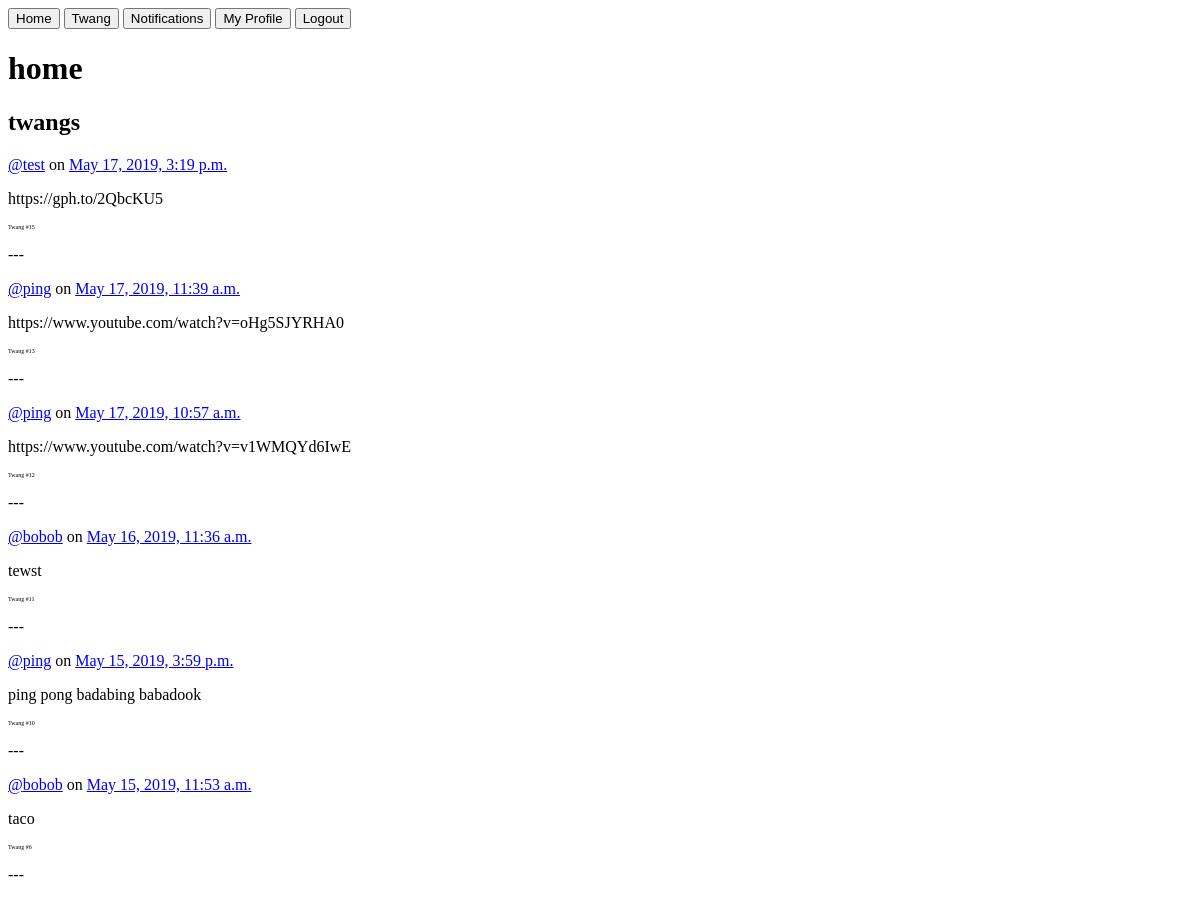
The page / (signed in) on the database as committed earlier.
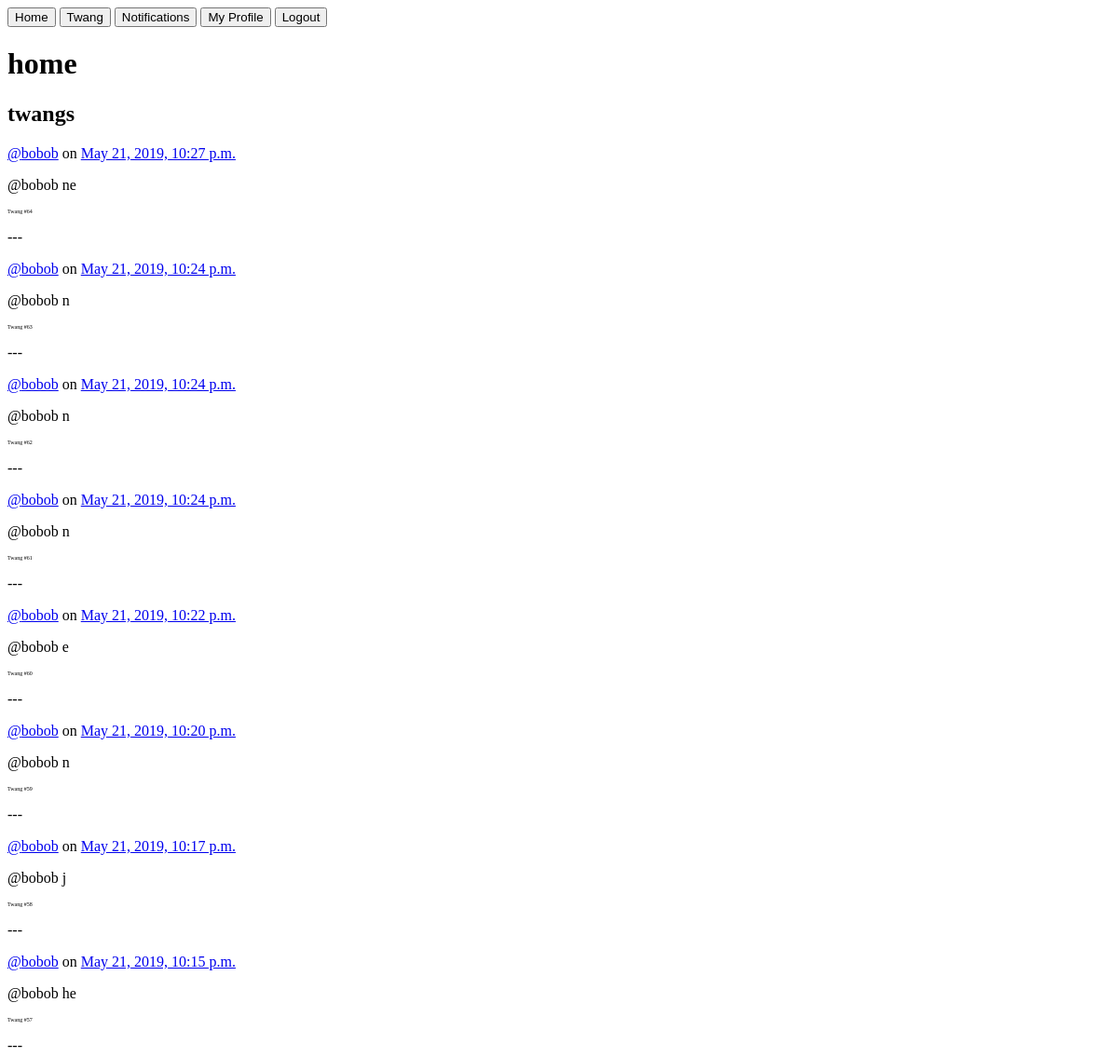
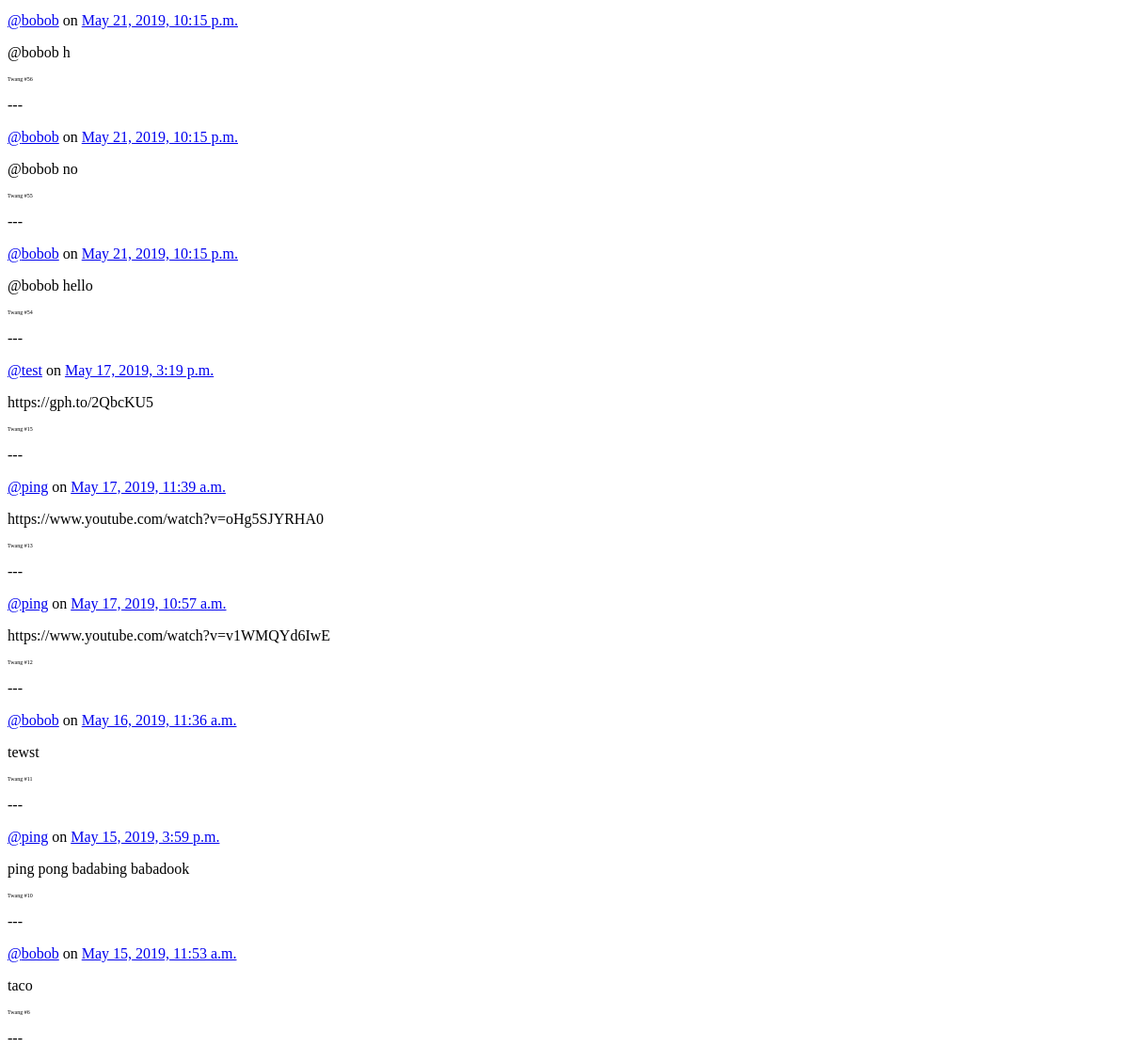
The same page on the database as committed later (2 pictures, top to bottom).
### twango/tweet/models.py (models this page shows)
class Tweet(models.Model):
    user = models.ForeignKey(
        TwitterUser, on_delete=models.CASCADE)
    twang = models.CharField(max_length=140)
    date = models.DateTimeField(default=timezone.now)

### twango/twitteruser/models.py (models this page shows)
class TwitterUser(models.Model):
    username = models.CharField(max_length=50)
    display_name = models.CharField(max_length=50)
    following = models.ManyToManyField("self", symmetrical=False, blank=True)
    user = models.OneToOneField(User, on_delete=models.CASCADE)
    def __str__(self):
        return self.user.username

### twango/views.py (the view)
# urls.py: path("", home_view, name="home")
@login_required()
def home_view(request):
    html = "home.html"
    currentuser = TwitterUser.objects.get(
        user=request.user)
    twangs_of_user = Tweet.objects.filter(user=request.user.twitteruser)
    followers = currentuser.following.all()
    twangs_of_followings = Tweet.objects.filter(user__in=followers)
    twangs = (twangs_of_followings |
              twangs_of_user).distinct().order_by("-date")
    return render(request, html, {"twangs": twangs})

### twango/templates/home.html
{% extends "navbar.html" %} {% block main %}
<h1>home</h1>
{% include "twangs.html" %}
{% endblock %}

### twango/templates/twangs.html (shortened to what this page needs)
<h2>twangs</h2>
{% for t in twangs %}
<p><a href="/{{ t.user }}/">@{{ t.user }}</a> on <a href="/twang/{{ t.id }}/">{{ t.date }}</a></p>
<p>{{ t.twang }}</p>
<p style="font-size: 6px">Twang #{{ t.id }}</p>
<p>---</p>
{% endfor %}

Rows that differ between the two databases and show on the page:
added Tweet: user "bobob", date "May 21, 2019, 10:27 p.m.", twang "@bobob ne", id "64"
added Tweet: user "bobob", date "May 21, 2019, 10:24 p.m.", twang "@bobob n", id "63"
added Tweet: user "bobob", date "May 21, 2019, 10:24 p.m.", twang "@bobob n", id "62"
added Tweet: user "bobob", date "May 21, 2019, 10:24 p.m.", twang "@bobob n", id "61"
added Tweet: user "bobob", date "May 21, 2019, 10:22 p.m.", twang "@bobob e", id "60"
added Tweet: user "bobob", date "May 21, 2019, 10:20 p.m.", twang "@bobob n", id "59"
added Tweet: user "bobob", date "May 21, 2019, 10:17 p.m.", twang "@bobob j", id "58"
added Tweet: user "bobob", date "May 21, 2019, 10:15 p.m.", twang "@bobob he", id "57"
added Tweet: user "bobob", date "May 21, 2019, 10:15 p.m.", twang "@bobob h", id "56"
added Tweet: user "bobob", date "May 21, 2019, 10:15 p.m.", twang "@bobob no", id "55"
added Tweet: user "bobob", date "May 21, 2019, 10:15 p.m.", twang "@bobob hello", id "54"
